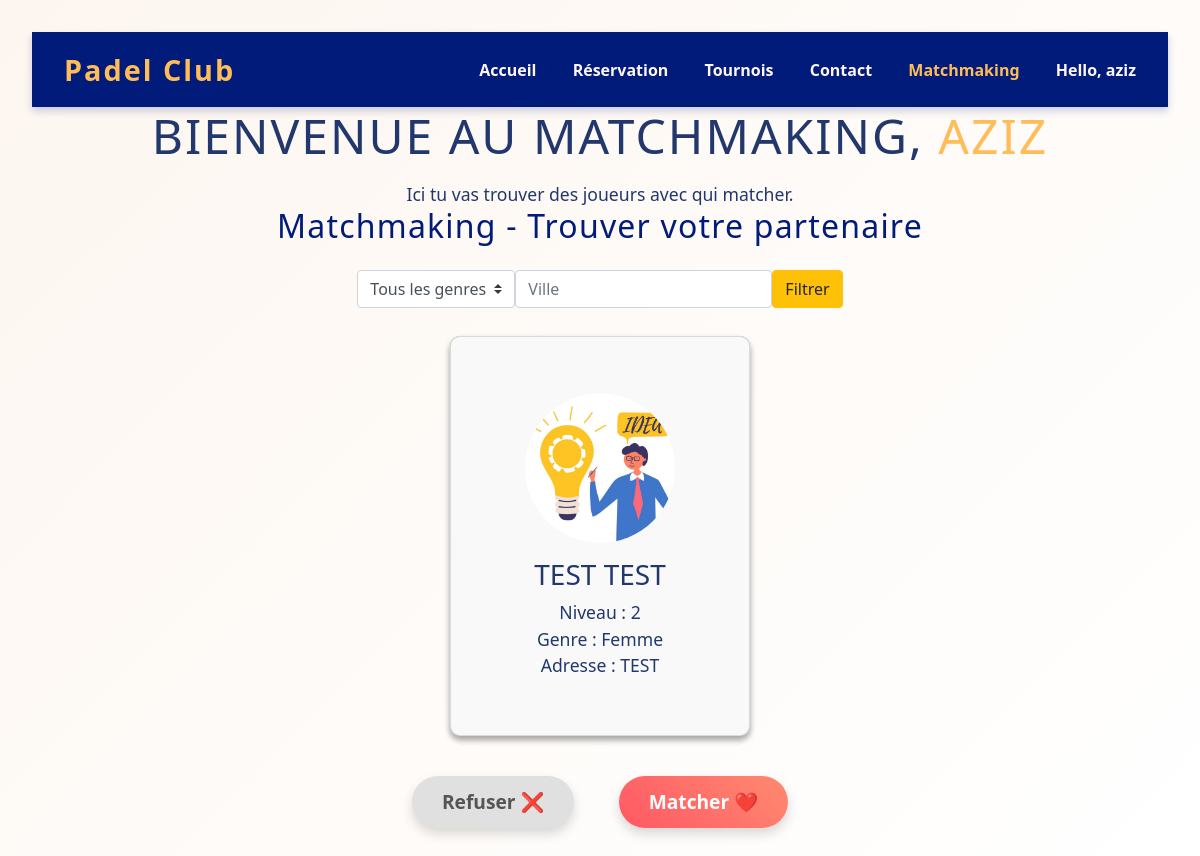
/matchmaking/ (signed in), run on the app's committed database.
### reservation_app/models.py (models this page shows, shortened)
class User(models.Model):
    GENRE_CHOICES = [
        ('H', 'Homme'),
        ('F', 'Femme'),
    ]
    ROLE_CHOICES = [
        ('J', 'Joueur'),
        ('P', 'Propriétaire'),
    ]
    id = models.AutoField(primary_key=True)
    nom = models.CharField(max_length=100)
    prenom = models.CharField(max_length=100)
    email = models.EmailField(unique=True)
    mot_de_passe = models.CharField(max_length=100)
    adresse = models.TextField()
    numero_tel = models.CharField(max_length=20)
    niveau = models.CharField(max_length=50)
    genre = models.CharField(max_length=1, choices=GENRE_CHOICES)
    role = models.CharField(max_length=1, choices=ROLE_CHOICES)
    url_image = models.URLField(blank=True, null=True)
    photo_profil = models.ImageField(upload_to='profils/', blank=True, null=True)

### matchmaking/views.py (the view)
# urls.py: path('', views.matchmaking_home, name='matchmaking_home'),
def matchmaking_home(request):
    user_id = request.session.get('user_id')
    if not user_id:
        return redirect('connecter')
    utilisateur = User.objects.get(id=user_id)
    genre_filtre = request.GET.get('genre')
    niveau_filtre = request.GET.get('niveau')
    lieu_filtre = request.GET.get('lieu')
    candidats = User.objects.exclude(id=utilisateur.id)
    if genre_filtre:
        candidats = candidats.filter(genre=genre_filtre)
    if niveau_filtre:
        candidats = candidats.filter(niveau__icontains=niveau_filtre)
    if lieu_filtre:
        candidats = candidats.filter(adresse__icontains=lieu_filtre)  # filtre sur adresse car lieu_prefere n'existe pas
    return render(request, 'matchmaking/matchmaking_home.html', {
        'utilisateur': utilisateur,
        'candidats': candidats,
        'filtres': {
            'genre': genre_filtre or '',
            'niveau': niveau_filtre or '',
            'lieu': lieu_filtre or '',
        }
    })

### reservation_app/templates/matchmaking/matchmaking_home.html (shortened to what this page needs)
{% load static %}
<!DOCTYPE html>
<html lang="fr">
<head>
  <link rel="stylesheet" href="https://cdn.jsdelivr.net/npm/bootstrap@4.1.3/dist/css/bootstrap.min.css">
</head>
<body>
  <header class="header-padel">
    <nav class="nav-padel">
      <div class="logo-padel">Padel Club</div>
      <div class="nav-links-padel">
        <a href="/">Accueil</a>
        <a href="#reservation">Réservation</a>
        <a href="#tournois">Tournois</a>
        <a href="#contact">Contact</a>
        <a style="color: #ffbd59;" href="{% url 'matchmaking_home' %}">Matchmaking</a>
        <div class="dropdown">
                    <a href="#">Hello, <b>{{ utilisateur.prenom }}</b></a>
                </div>
      </div>
    </nav>
  </header>
 <h1>Bienvenue au matchmaking, <span style="color: #ffbd59;">{{ utilisateur.prenom }}</span></h1>
<p>Ici tu vas trouver des joueurs avec qui matcher.</p>
<h2>Matchmaking - Trouver votre partenaire</h2>
<form id="filter-form" method="get" action="{% url 'matchmaking_home' %}" class="form-inline d-flex justify-content-center flex-wrap gap-2 p-2">
  <div class="form-group">
    <select   class="custom-select" id="inputGroupSelect01" name="genre" id="filter-genre">
      <option value="">Tous les genres</option>
    </select>
  </div>
  <div class="form-group">
    <input type="text" name="ville" id="filter-ville" class="form-control" placeholder="Ville">
  </div>
  <button type="submit" class="btn btn-warning">Filtrer</button>
</form>
<div id="match-cards" style="position: relative; width: 300px; height: 400px; margin: 20px auto;">
  {% for user in candidats %}
  <div class="card" data-user-id="{{ user.id }}" style="
      position: absolute;
      width: 300px; height: 400px;
      background: #f9f9f9;
      border-radius: 10px;
      box-shadow: 0 4px 6px rgba(0,0,0,0.1);
      display: flex;
      flex-direction: column;
      align-items: center;
      justify-content: center;
      padding: 20px;
      user-select: none;
      cursor: grab;
      ">
    {% if user.photo_profil %}
  <img src="{{ user.photo_profil.url }}" alt="{{ user.prenom }}" style="width: 150px; height: 150px; border-radius: 50%; object-fit: cover; margin-bottom: 15px;">
{% else %}
  <img src="https://i.ibb.co/fzd8ZZgv/garcon-qui-joue-au-padel-24911-115227.jpg" alt="{{ user.prenom }}" style="width: 150px; height: 150px; border-radius: 50%; object-fit: cover; margin-bottom: 15px;">
{% endif %}
    <h3>{{ user.prenom }} {{ user.nom }}</h3>
    <p>Niveau : {{ user.niveau }}</p>
    <p>Genre : {{ user.get_genre_display }}</p>
    <p>Adresse : {{ user.adresse|truncatechars:30 }}</p>
  </div>
  {% empty %}
  <p>Aucun utilisateur trouvé.</p>
  {% endfor %}
</div>
<div style="text-align: center; margin-top: 20px;">
 <button id="btn-refuse">Refuser ❌</button>
<button id="btn-like">Matcher  ❤️</button>
</div>
</body>
</html>

### reservation_app/templates/matchmaking/matchmaking_home.html (style rules this page uses)
:root { --beige: #fdf6f0; --gold: #ffbd59; --blue-dark: #22386c; --blue-deep: #001b79; --font-family: 'Segoe UI', sans-serif; }
* { margin: 0; padding: 0; box-sizing: border-box; }
body { font-family: var(--font-family); background: linear-gradient(135deg, var(--beige), #ffffff); color: var(--blue-dark); min-height: 100vh; padding: 2rem; display: flex; flex-direction: column; align-items: center; }
.header-padel { width: 100%; background-color: var(--blue-deep); padding: 1rem 2rem; box-shadow: 0 4px 8px rgba(0, 27, 121, 0.2); position: sticky; top: 0; z-index: 100; }
.nav-padel { max-width: 1100px; margin: 0 auto; display: flex; justify-content: space-between; align-items: center; }
.logo-padel { color: var(--gold); font-weight: 700; font-size: 1.8rem; letter-spacing: 2px; }
.nav-links-padel a { color: var(--beige); text-decoration: none; margin-left: 2rem; font-weight: 600; transition: color 0.3s ease; }
h1 { font-size: 3rem; text-transform: uppercase; letter-spacing: 2px; margin-bottom: 1rem; animation: fadeInDown 1s ease-out; }
h2 { color: var(--blue-deep); font-size: 2rem; margin-bottom: 1rem; letter-spacing: 1.2px; }
p { font-size: 1.1rem; color: var(--blue-dark); max-width: 650px; margin: 0 auto; }
#btn-like, #btn-refuse { padding: 12px 30px; font-size: 1.2rem; font-weight: 700; border: none; border-radius: 50px; cursor: pointer; transition: background-color 0.3s ease, transform 0.2s ease; box-shadow: 0 6px 12px rgba(0,0,0,0.15); user-select: none; min-width: 130px; }
#btn-like { background: linear-gradient(45deg, #FF5864, #FF8A70); color: white; margin-left: 20px; }
#btn-refuse { background: #e0e0e0; color: #555; margin-right: 20px; }
.dropdown { position: relative; display: inline-block; }

### data on the page
User: prenom "aziz", prenom "AZIZ"
User: photo_profil (picture), prenom "TEST", nom "TEST", niveau "2", genre "Femme", adresse "TEST"
